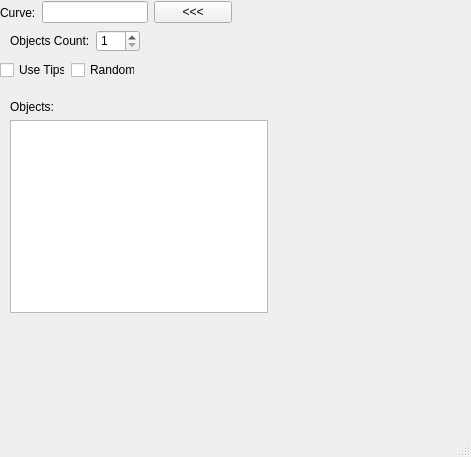
<?xml version="1.0" encoding="UTF-8"?>
<ui version="4.0">
 <class>MainWindow</class>
 <widget class="QMainWindow" name="MainWindow">
  <property name="geometry">
   <rect>
    <x>0</x>
    <y>0</y>
    <width>471</width>
    <height>457</height>
   </rect>
  </property>
  <property name="windowTitle">
   <string>Curve Scatter</string>
  </property>
  <widget class="QWidget" name="centralwidget">
   <widget class="QWidget" name="layoutWidget">
    <property name="geometry">
     <rect>
      <x>0</x>
      <y>0</y>
      <width>232</width>
      <height>25</height>
     </rect>
    </property>
    <layout class="QHBoxLayout" name="horizontalLayout_2">
     <item>
      <widget class="QLabel" name="label_2">
       <property name="text">
        <string>Curve:</string>
       </property>
      </widget>
     </item>
     <item>
      <widget class="QLineEdit" name="curve_le"/>
     </item>
     <item>
      <widget class="QPushButton" name="curveIn_btn">
       <property name="sizePolicy">
        <sizepolicy hsizetype="Minimum" vsizetype="Fixed">
         <horstretch>0</horstretch>
         <verstretch>0</verstretch>
        </sizepolicy>
       </property>
       <property name="minimumSize">
        <size>
         <width>30</width>
         <height>0</height>
        </size>
       </property>
       <property name="text">
        <string>&lt;&lt;&lt;</string>
       </property>
      </widget>
     </item>
    </layout>
   </widget>
   <widget class="QWidget" name="layoutWidget_2">
    <property name="geometry">
     <rect>
      <x>10</x>
      <y>30</y>
      <width>130</width>
      <height>22</height>
     </rect>
    </property>
    <layout class="QHBoxLayout" name="horizontalLayout">
     <item>
      <widget class="QLabel" name="label">
       <property name="text">
        <string>Objects Count:</string>
       </property>
      </widget>
     </item>
     <item>
      <widget class="QSpinBox" name="controlCount_sbx">
       <property name="minimum">
        <number>1</number>
       </property>
      </widget>
     </item>
    </layout>
   </widget>
   <widget class="QWidget" name="">
    <property name="geometry">
     <rect>
      <x>0</x>
      <y>60</y>
      <width>135</width>
      <height>20</height>
     </rect>
    </property>
    <layout class="QHBoxLayout" name="horizontalLayout_3">
     <item>
      <widget class="QCheckBox" name="useTips_chb">
       <property name="text">
        <string>Use Tips</string>
       </property>
      </widget>
     </item>
     <item>
      <widget class="QCheckBox" name="useTips_chb_2">
       <property name="text">
        <string>Random</string>
       </property>
      </widget>
     </item>
    </layout>
   </widget>
   <widget class="QWidget" name="">
    <property name="geometry">
     <rect>
      <x>10</x>
      <y>100</y>
      <width>258</width>
      <height>213</height>
     </rect>
    </property>
    <layout class="QVBoxLayout" name="verticalLayout">
     <item>
      <widget class="QLabel" name="label_3">
       <property name="text">
        <string>Objects:</string>
       </property>
      </widget>
     </item>
     <item>
      <widget class="QListWidget" name="listWidget"/>
     </item>
    </layout>
   </widget>
  </widget>
  <widget class="QMenuBar" name="menubar">
   <property name="geometry">
    <rect>
     <x>0</x>
     <y>0</y>
     <width>471</width>
     <height>18</height>
    </rect>
   </property>
  </widget>
  <widget class="QStatusBar" name="statusbar"/>
 </widget>
 <resources/>
 <connections/>
</ui>
